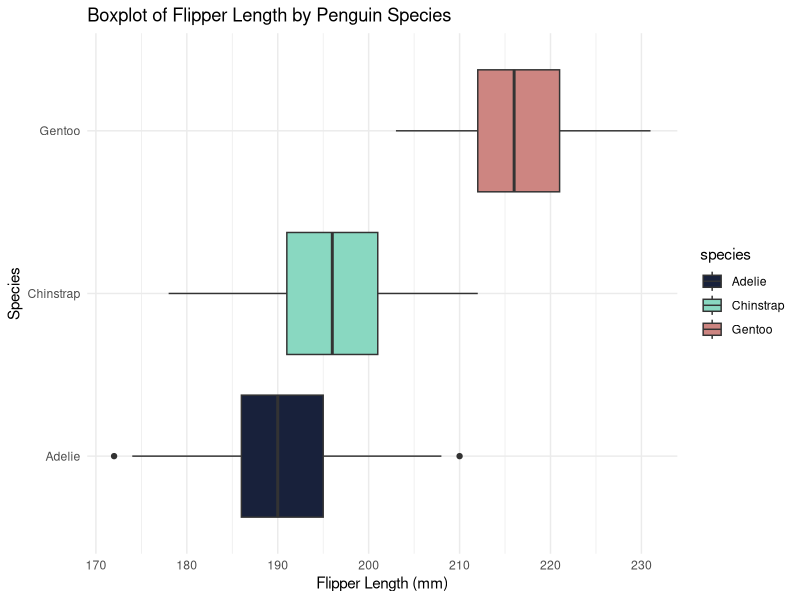
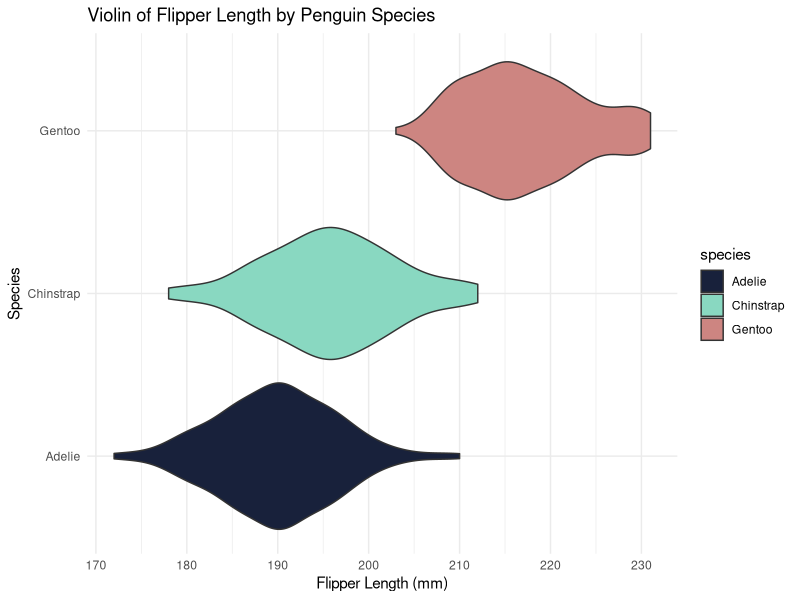

Generate these figures, in order, with R:
## ---- chunk 1
library(ggplot2)
library(palmerpenguins)

ggplot(penguins, aes(x = species, y = flipper_length_mm, fill = species)) +
  geom_boxplot() +
  labs(title = "Boxplot of Flipper Length by Penguin Species",
       x = "Species",
       y = "Flipper Length (mm)") +
  theme_minimal() +
  scale_fill_manual(values = c(
    "Adelie" = "#18213B",
    "Chinstrap" = "#89D8C1",
    "Gentoo" = "#CD8581"
  )) +
  coord_flip()
## ---- chunk 2
library(ggplot2)
library(palmerpenguins)

ggplot(penguins, aes(x = species, y = flipper_length_mm, fill = species)) +
  geom_violin() +
  labs(title = "Violin of Flipper Length by Penguin Species",
       x = "Species",
       y = "Flipper Length (mm)") +
  theme_minimal() +
  scale_fill_manual(values = c(
    "Adelie" = "#18213B",
    "Chinstrap" = "#89D8C1",
    "Gentoo" = "#CD8581"
  )) +
  coord_flip()

